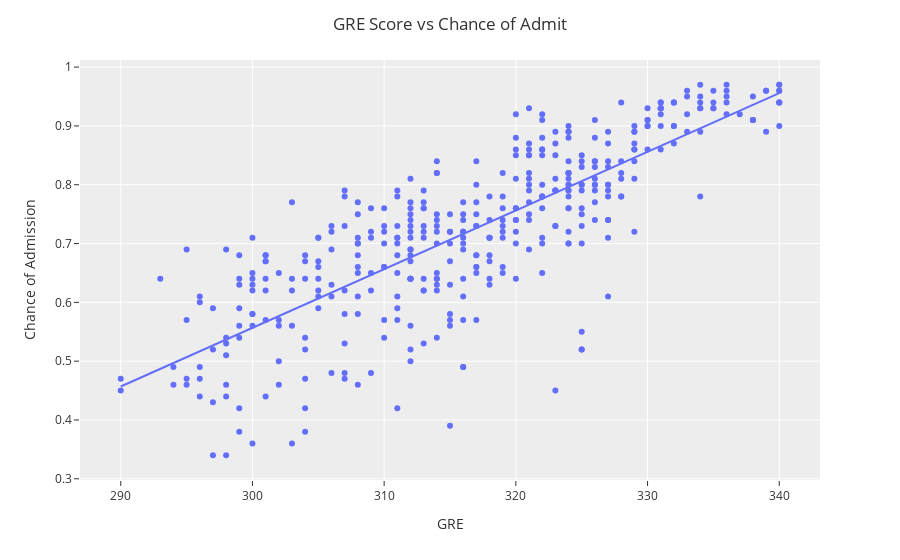

Notebook code cell kept with this figure:
### Code cell
fig = px.scatter(DF,
                 x='GRE Score',
                 y='Chance of Admit ',
                trendline='ols',
                 
                )


fig.update_layout(template="ggplot2",
                  title='GRE Score vs Chance of Admit',
                  title_x=0.5,
                  xaxis_title="GRE",
                  yaxis_title="Chance of Admission")

fig.show()

### Figure 1 — Plotly figure (JSON) as saved in the notebook; plotly's stock layout.template omitted (floating-point values rounded to 4 significant figures; data arrays with more than 128 entries replaced by an {"elided": "..."} marker saying what was removed)
{"data": [{"hovertemplate": "GRE Score=%{x}<br>Chance of Admit =%{y}<extra></extra>", "legendgroup": "", "marker": {"color": "#636efa", "symbol": "circle"}, "mode": "markers", "name": "", "orientation": "v", "showlegend": false, "type": "scatter", "x": {"elided": "400 int values"}, "xaxis": "x", "y": {"elided": "400 float values"}, "yaxis": "y"}, {"hovertemplate": "<b>OLS trendline</b><br>Chance of Admit  = 0.00997588 * GRE Score + -2.43608<br>R<sup>2</sup>=0.644184<br><br>GRE Score=%{x}<br>Chance of Admit =%{y} <b>(trend)</b><extra></extra>", "legendgroup": "", "marker": {"color": "#636efa", "symbol": "circle"}, "mode": "lines", "name": "", "showlegend": false, "type": "scatter", "x": {"elided": "400 int values"}, "xaxis": "x", "y": {"elided": "400 float values"}, "yaxis": "y"}], "layout": {"autosize": true, "legend": {"tracegroupgap": 0}, "margin": {"t": 60}, "title": {"text": "GRE Score vs Chance of Admit", "x": 0.5}, "xaxis": {"anchor": "y", "autorange": true, "domain": [0, 1], "range": [287.0, 343.0], "title": {"text": "GRE"}, "type": "linear"}, "yaxis": {"anchor": "x", "autorange": true, "domain": [0, 1], "range": [0.2912, 1.019], "title": {"text": "Chance of Admission"}, "type": "linear"}}}
